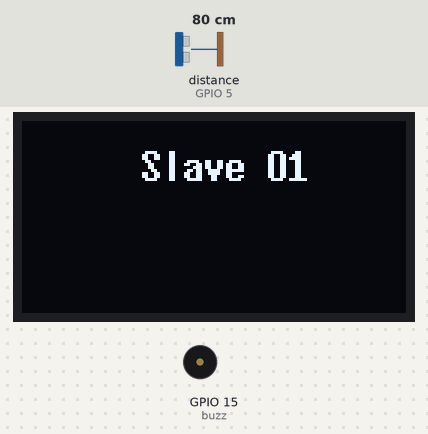
The sketch below on a simulated ESP8266 (NodeMCU). Shown: 128×64 one-colour display, buzzer (waves = sounding, pin HIGH). Inputs (shaded band) come from the test bench; at power-on: distance to the obstacle (sensor on GPIO 5) 80 cm. WiFi joins after 1.5 s; servers stay silent unless stated; what the sketch prints to the serial monitor is not drawn.

Above: at 1.2 s.
1.3 s: distance to the obstacle (sensor on GPIO 5) set to 11 cm
3.5 s: distance to the obstacle (sensor on GPIO 5) set to 8 cm
At 4.8 s:
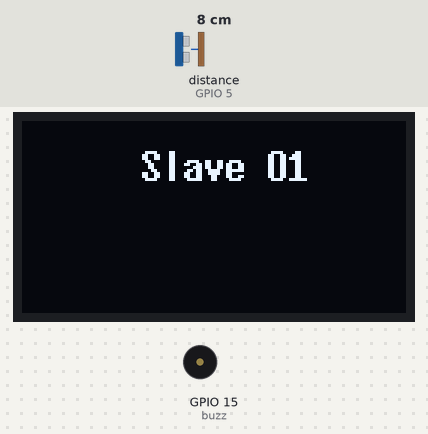
6.5 s: distance to the obstacle (sensor on GPIO 5) set to 18 cm
At 8.2 s:
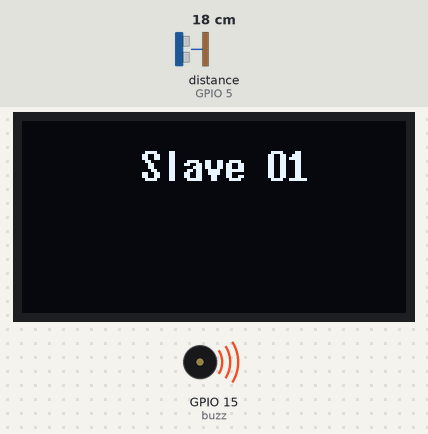
8.5 s: distance to the obstacle (sensor on GPIO 5) set to 2 cm
At 10.2 s:
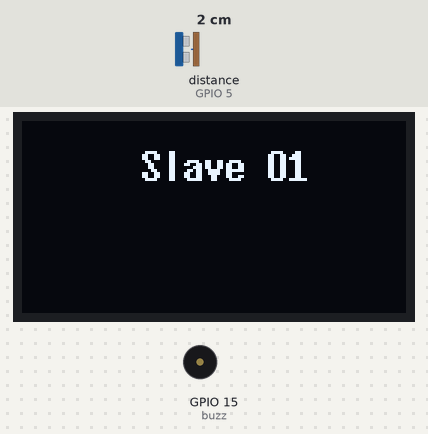
Timing chart, 0 to 11.5 s (numbered marks = the images above; inputs shaded):
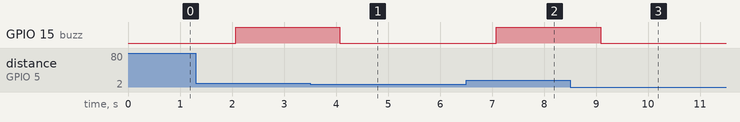

The sketch:

slaveTecnoBrain.ino
```cpp
#include <ESP8266WiFi.h>
#include <WiFiUdp.h>  // Biblioteca para o Ponto de Acesso
#include <HCSR04.h>   // Biblioteca para o Sensor de Distancia
#include <U8g2lib.h>  // Biblioteca para o Display Oled
#include <Wire.h>     // Biblioteca para o Display Oled

// IDENTIFICADOR DE USUÁRIO
String num_matricula = "1";

const char* ssid = "ESP8266-AP";  // Mesmo SSID do AP do mestre
const char* password = "password"; // Mesma senha do AP do mestre
const char* masterIP = "192.168.4.1"; // Endereço IP do mestre
const int masterUdpPort = 4210; // Porta UDP do mestre

char buffer[50];    // Variável para auxiliar na conversão de INT para String

WiFiUDP Udp;

int buzz = 15;

int distancia;
UltraSonicDistanceSensor distanceSensor(4, 5);

U8G2_SSD1306_128X64_NONAME_F_SW_I2C u8g2(U8G2_R0, /* clock=*/ 14, /* data=*/ 12, U8X8_PIN_NONE);

void setup() {
  pinMode(buzz, OUTPUT);
  digitalWrite(buzz, LOW);

  Serial.begin(115200);
  Serial.println();
  Serial.println("Iniciando escravo...");

  u8g2.begin(); // Inicialize o display
  u8g2.clearBuffer();
  u8g2.setFont(u8g2_font_7x14B_tr);
  u8g2.drawStr(40,20,"Slave 01");
  u8g2.sendBuffer();

  // Conecta-se ao ponto de acesso (Access Point) do mestre
  WiFi.begin(ssid, password);
}

void loop() {
  distancia = distanceSensor.measureDistanceCm();
  Serial.println(distancia);

  if (WiFi.status() == 3){
      if(distancia >= 0 && distancia >= 10){
        String mensagem = num_matricula + " - Dentro da área & Sem uso do capacete";
        mensagem.toCharArray(buffer, sizeof(buffer));
        Serial.println(buffer);
        sendToMaster(buffer);
        digitalWrite(buzz, HIGH);
      }else if(distancia < 0) {
        String mensagem = num_matricula + " - Leitura do Sensor de distancia com defeito";
        mensagem.toCharArray(buffer, sizeof(buffer));
        Serial.println(buffer);
        sendToMaster(buffer);
        digitalWrite(buzz, LOW);
      }else{
        String mensagem = num_matricula + " - Dentro da área & Com uso do capacete";
        mensagem.toCharArray(buffer, sizeof(buffer));
        Serial.println(buffer);
        sendToMaster(buffer);
        digitalWrite(buzz, LOW);
      }
  }else{
    String mensagem = num_matricula + " - Fora da área";
    mensagem.toCharArray(buffer, sizeof(buffer));
    Serial.println(buffer);
    sendToMaster(buffer);
    digitalWrite(buzz, LOW);
  }

  //sendToMaster(itoa(2024, buffer, 10));
  delay(1000);
}

void sendToMaster(char* message) {
  // Envia dados para o mestre
  Udp.beginPacket(masterIP, masterUdpPort);
  Udp.write(message);
  Udp.endPacket();
}
```

Measured:
- after the input at 3.5 s, GPIO 15 (buzz): HIGH → LOW after 0.58 s
- after the input at 6.5 s, GPIO 15 (buzz): LOW → HIGH after 0.58 s
- after the input at 8.5 s, GPIO 15 (buzz): HIGH → LOW after 0.59 s
